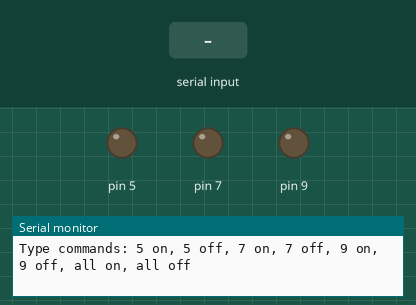
Simulated run of this sketch. Board: Arduino Uno, built with avr-gcc and run on an emulated ATmega328P. Parts: output pins drawn as LEDs (lit = HIGH), the last lines printed to the serial monitor. Inputs (shaded band) come from the test bench.

Above: at 1.2 s.
1.3 s: "5 on\n" received over Serial
At 1.8 s:
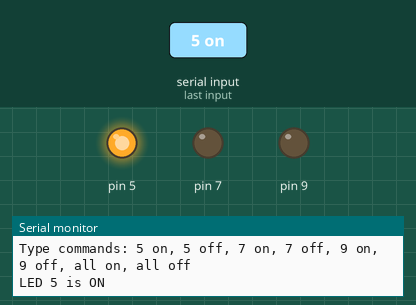
2.8 s: "all on\n" received over Serial
At 4.0 s:
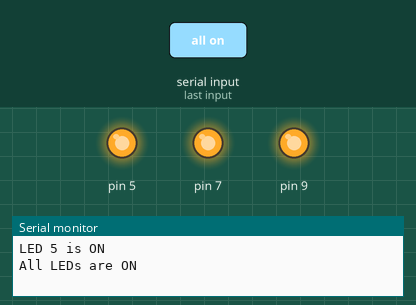
4.3 s: "5 off\n" received over Serial
At 5.3 s:
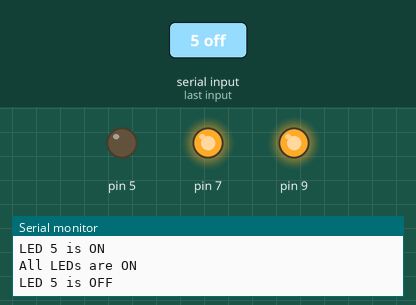
5.8 s: "7 off\n" received over Serial
At 6.5 s:
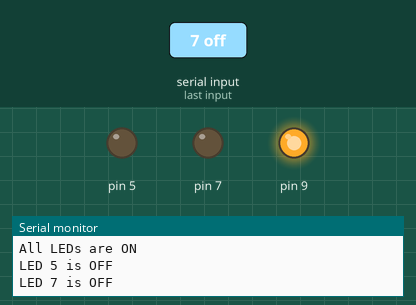
7.3 s: "5 on\n" received over Serial
At 7.6 s:
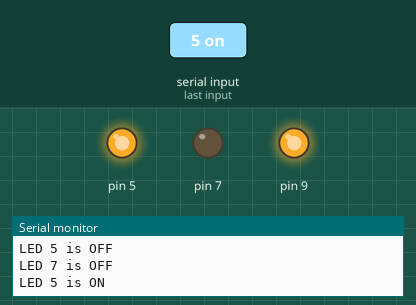
8.8 s: "7 on\n" received over Serial
At 9.9 s:
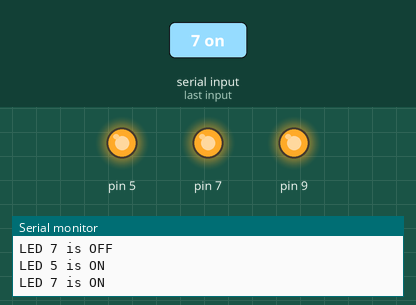
Timing chart, 0 to 11.3 s (numbered marks = the images above; inputs shaded):
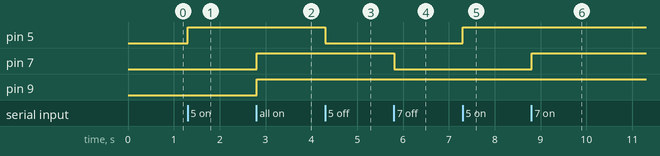

The sketch:

sketch_may23.ino
```cpp
void setup() {
  Serial.begin(9600);
  pinMode(7, OUTPUT);
  pinMode(9, OUTPUT);
  pinMode(5, OUTPUT);
  digitalWrite(5, LOW);
  digitalWrite(7, LOW);
  digitalWrite(9, LOW);

  Serial.println("Type commands: 5 on, 5 off, 7 on, 7 off, 9 on, 9 off, all on, all off");
}

void loop() {
  if (Serial.available() > 0) {
    String command = Serial.readStringUntil('\n');
    command.trim();
    command.toLowerCase();

    if (command == "5 on") {
      digitalWrite(5, HIGH);
      Serial.println("LED 5 is ON");
    } else if (command == "5 off") {
      digitalWrite(5, LOW);
      Serial.println("LED 5 is OFF");
    } else if (command == "7 on") {
      digitalWrite(7, HIGH);
      Serial.println("LED 7 is ON");
    } else if (command == "7 off") {
      digitalWrite(7, LOW);
      Serial.println("LED 7 is OFF");
    } else if (command == "9 on") {
      digitalWrite(9, HIGH);
      Serial.println("LED 9 is ON");
    } else if (command == "9 off") {
      digitalWrite(9, LOW);
      Serial.println("LED 9 is OFF");
    } else if (command == "all on") {
      digitalWrite(5, HIGH);
      digitalWrite(7, HIGH);
      digitalWrite(9, HIGH);
      Serial.println("All LEDs are ON");
    } else if (command == "all off") {
      digitalWrite(5, LOW);
      digitalWrite(7, LOW);
      digitalWrite(9, LOW);
      Serial.println("All LEDs are OFF");
    } else {
      Serial.println("Unknown command");
    }
  }
}
```

Measured:
- after the input at 1.3 s, pin 5: LOW → HIGH at once
- after the input at 2.8 s, pin 7, pin 9: LOW → HIGH at once
- after the input at 4.3 s, pin 5: HIGH → LOW at once
- after the input at 5.8 s, pin 7: HIGH → LOW at once
- after the input at 7.3 s, pin 5: LOW → HIGH at once
- after the input at 8.8 s, pin 7: LOW → HIGH at once
